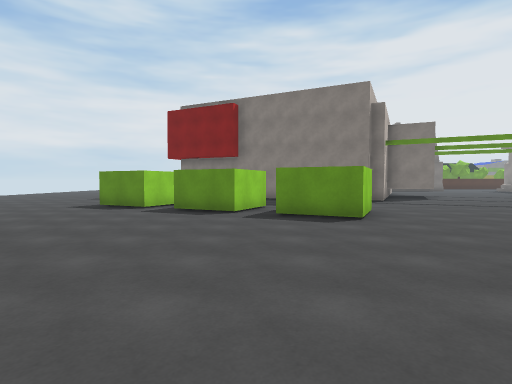
[1] (above)

17 first-person views from a walk through a Unity game level. The camera is 1.4 m above the floor, tilts 2° down and sees 80° across. The floor is counted in squares, 2 m on a side. Each view is taken from the middle of a square. On the plan, view 1 faces up. The plan holds only what a view shows up to about 10 squares ahead; the rest is blank. The place goes on beyond the plan. The player character is not drawn. Some animated figures are not drawn.

[2]
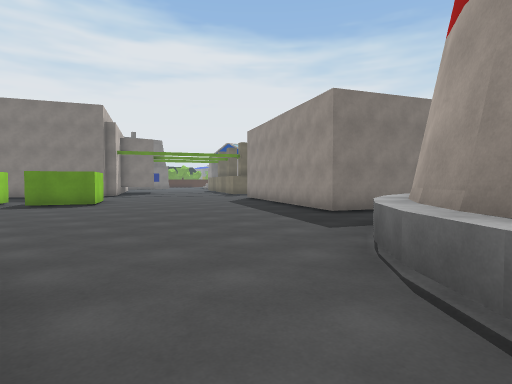

[3]
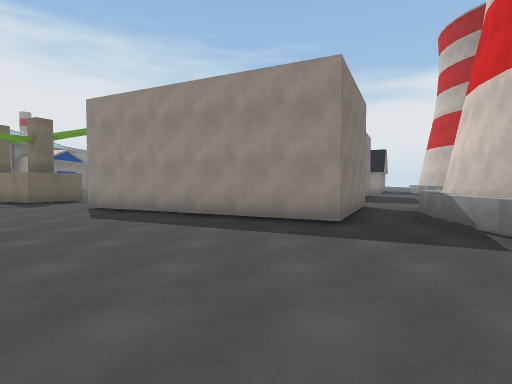

[4]
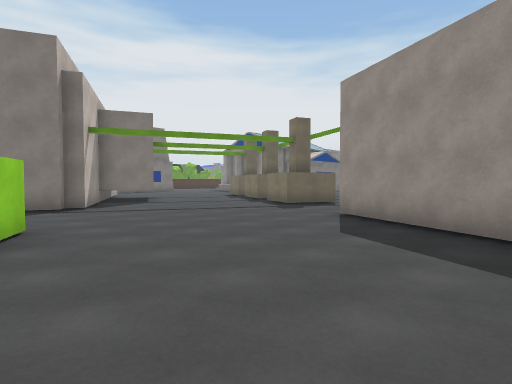

[5]
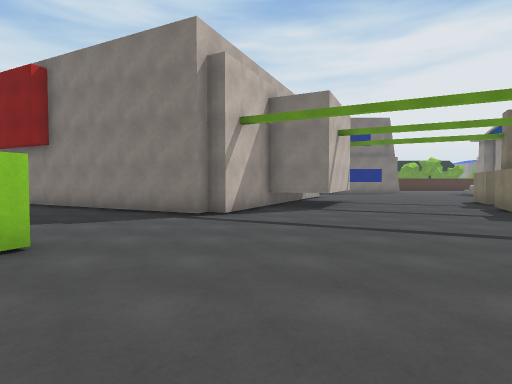

[6]
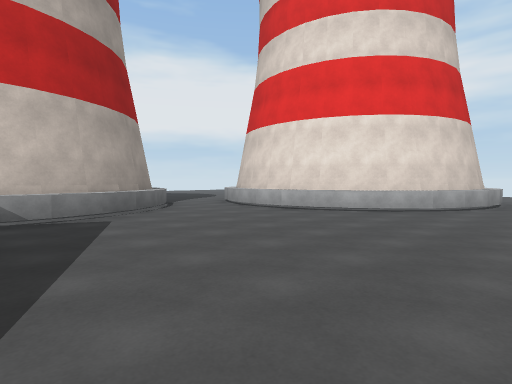

[7]
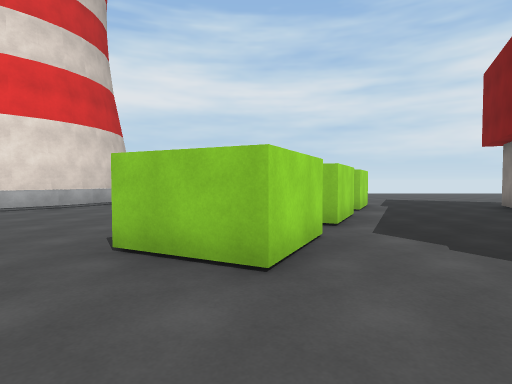

[8]
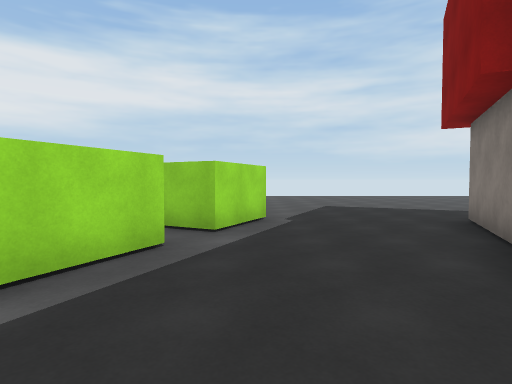

[9]
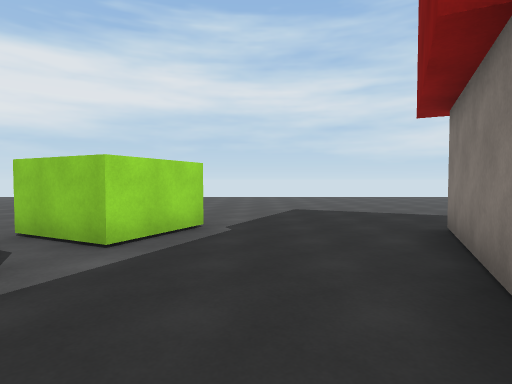

[10]
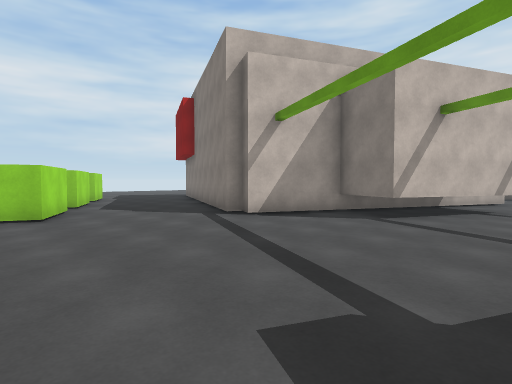

[11]
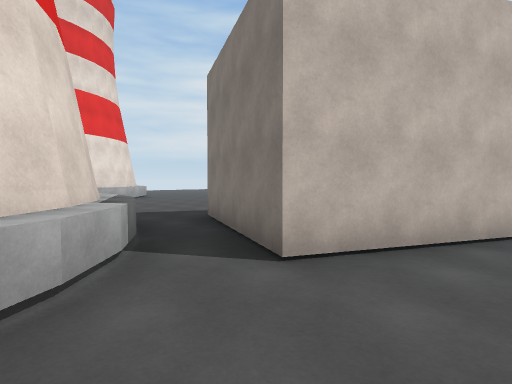

[12]
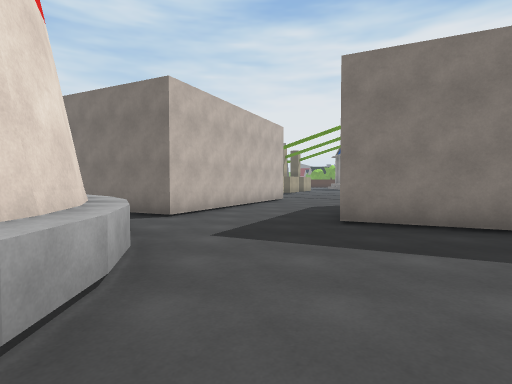

[13]
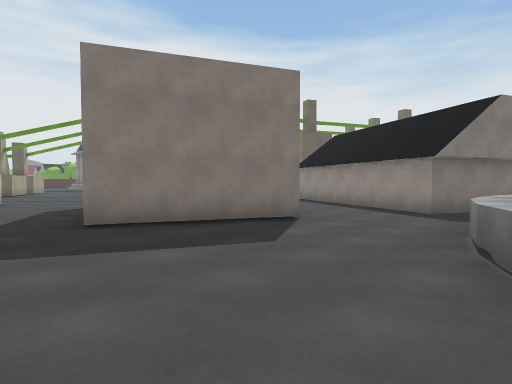

[14]
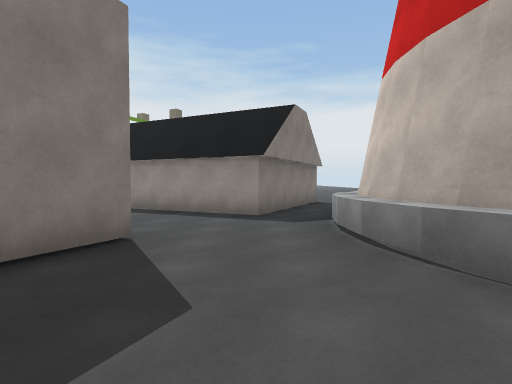

[15]
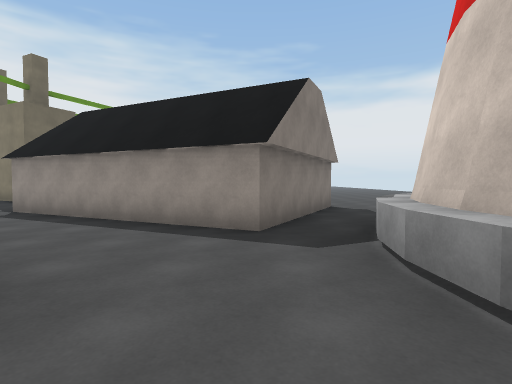

[16]
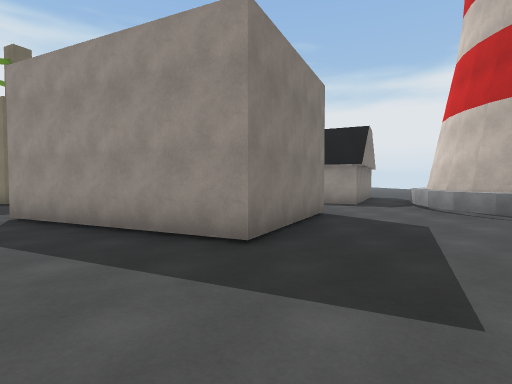

[17]
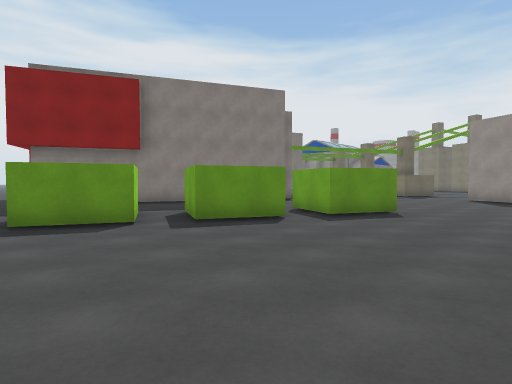

### Floor plan
Key: @ floor where view 1 was taken; # wall or solid block; . floor; ^ raised ledge; T thing the floor can be seen under or through.
Columns run from 5 left of view 1 to 21 right of it. Each row starts with its distance up from view 1.
 17             #.
 16             #.
 15            ###
 14 ..##       # #...#
 13 ...###    #^^....#
 12 .....### ####...##
 11 .......###......#
 10 ..#.............
  9 .#TTT..........#
  8 ..TT###........##
  7 ...T#.##........
  6 ......##.......
  5 .............#        #
  4 ............##  #.    #
  3 ............#   ...
  2 ##^........## ##....
  1   #^.......#  #....#
  0    #.@.....# ##...##
 -1    #^......###....#     .#
 -2    #^....^^^##...##   ...#
 -3    #^..#####^....### ...##
 -4     ..##    #^.....##...#
 -5      ^#      #.........##
 -6              #^........##
 -7               ^.....^...###
 -8                ...#####^..#
 -9                          ..

Where each view was taken, in squares from view 1:
view 1: 0 up, 0 right, facing up
view 2: 4 down, 1 left, facing up-right
view 3: 1 up, 0 right, facing right
view 4: 2 up, 2 right, facing up-right
view 5: 4 up, 5 right, facing up
view 6: 4 up, 5 right, facing down-left
view 7: 7 up, 5 right, facing left
view 8: 10 up, 2 right, facing left
view 9: 11 up, 1 right, facing left
view 10: 6 up, 9 right, facing up-left
view 11: 4 down, 10 right, facing up-left
view 12: 8 down, 10 right, facing up
view 13: 8 down, 10 right, facing up-right
view 14: 6 down, 11 right, facing right
view 15: 6 down, 13 right, facing right
view 16: 3 down, 8 right, facing right
view 17: 3 up, 5 left, facing up-right
